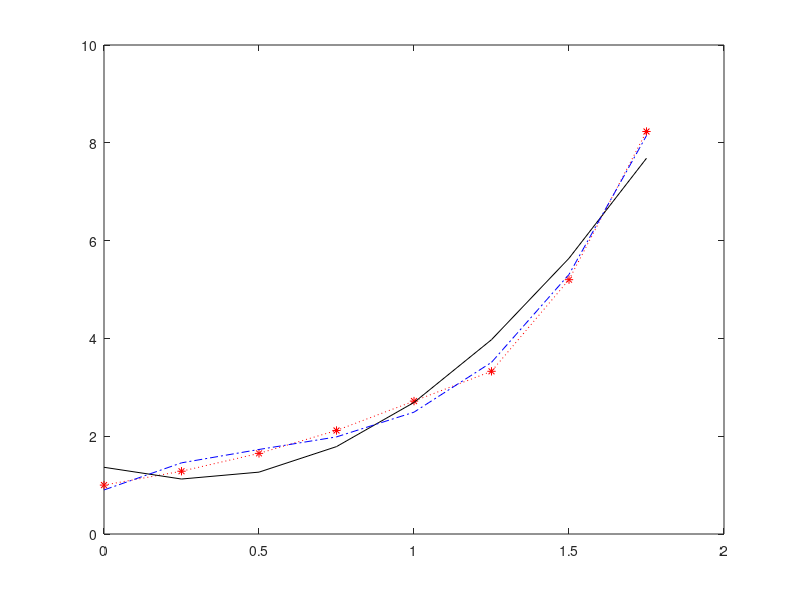

MATLAB code to generate this figure:
X=[0 0.25 0.5 0.75 1.0 1.25 1.50 1.75]
Y=[1 1.284 1.6487 2.117 2.7183 3.327 5.201 8.231]
%grafica de los datos originales
 plot (X,Y,'r:*')
hold on
%ajuste de un polinomio de 2 grado
%el vector Z2 contiene los coeficientes 
%del polinomio  a2*x^2+a1*x+a0
 Z2=polyfit(X,Y,2)
%W es el vector del polinomio Z2 evaluado en el vector X
W=polyval(Z2,X)
%ahora graficamos el vector Z2, color negro k y con -
plot(X,W,'LineStyle','-','Color','k')
%a continuacion ajustamos los datos con un polinomio de grado 3
%cuyos coeficientes son:  a3*x^3+xa2*x^2+a1*x+a0
 Z3=polyfit(X,Y,3)
%ahora graficamos el vector Z3, color azul b y con -.
W=polyval(Z3,X)
plot(X,W,'LineStyle','-.','Color','b')
